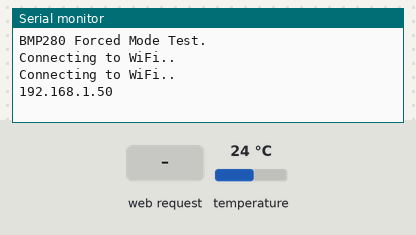
The program below on a simulated ESP32. On the bench: the last lines printed to the serial monitor. Inputs (shaded band) come from the test bench; at power-on: temperature 24 °C. WiFi joins after 1.5 s; servers stay silent unless stated; the local clock reads 2024-03-15 10:24:30 at power-on unless the program sets it.

Above: at 3.2 s.
3.3 s: HTTP request GET /date received
At 4.2 s:
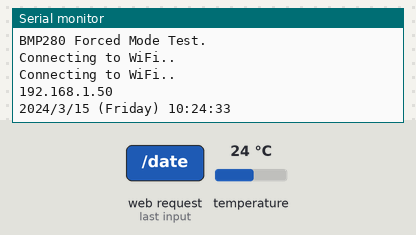
4.8 s: HTTP request GET /temperature received
At 5.3 s:
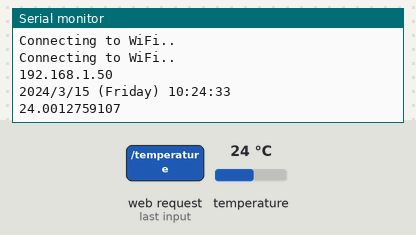

The program:

main.cpp
```cpp
/*
  Titre      : Titre du programme
  Auteur     : Cedric Yonta
  Date       : 05/04/2022
  Description: envoi des données de temperatures sur un serveur web
  Version    : 0.0.1

*/


#include <Arduino.h>
#include <Wire.h>
#include <WiFi.h>
#include <Adafruit_I2CDevice.h>
#include <ESPAsyncWebServer.h>
#include <Adafruit_BMP280.h>
#include <SPI.h>
#include "RTClib.h"


// Identifiants du reseau utilisé
/*const char* ssid = "237HomeTyga";
const char* password = "Overdose2021";*/

const char* ssid = "IDO-OBJECTS";
const char* password = "42Bidules!";


RTC_DS3231 rtc;
/*#define OLED_RESET -1
Adafruit_SSD1306 display(OLED_RESET);*/


#define BMP_SCK  (13)
#define BMP_MISO (12)
#define BMP_MOSI (11)
#define BMP_CS   (10)

Adafruit_BMP280 bmp; // I2C
//Adafruit_BMP280 bmp(BMP_CS); // hardware SPI
//Adafruit_BMP280 bmp(BMP_CS, BMP_MOSI, BMP_MISO,  BMP_SCK);

// Create AsyncWebServer object on port 80
AsyncWebServer server(80);

// convertir la temperature en chaine de caractère  pour l'envoyer
String gettemperature()
{
  float temperature = bmp.readTemperature();
   String temp = String(temperature) + '°C';
  Serial.println(temp);
 return temp ;

}

// obtenir la date et l'heure en chaine de caractère
String getDate()
{
  char daysOfTheWeek[7][12] = {"Sunday", "Monday", "Tuesday", "Wednesday", "Thursday", "Friday", "Saturday"};
  DateTime now = rtc.now();
  String dateH ="";

    dateH += String(now.year(), DEC);
    dateH += '/';
    dateH += String(now.month(), DEC);
    dateH += '/';
    dateH += String(now.day(), DEC);
    dateH += (" (");
    dateH += String(daysOfTheWeek[now.dayOfTheWeek()]);
    dateH += (") ");
    dateH += String(now.hour(), DEC);
    dateH += (':');
    dateH += String(now.minute(), DEC);
    dateH += (':');
    dateH += String(now.second(), DEC);
    Serial.println(dateH);

 return dateH ;

}


//code de la page avec les requetes
const char index_html[] PROGMEM = R"rawliteral(

<!DOCTYPE html>
<html>
    <head>
        <link href="https://cdn.jsdelivr.net/npm/bootstrap@5.1.3/dist/css/bootstrap.min.css" rel="stylesheet" integrity="sha384-1BmE4kWBq78iYhFldvKuhfTAU6auU8tT94WrHftjDbrCEXSU1oBoqyl2QvZ6jIW3" crossorigin="anonymous">
        <script src="https://kit.fontawesome.com/7bd22ada10.js" crossorigin="anonymous"></script>
        <style>
                    body {
                    text-align: center;
                    font-family: \"Trebuchet MS\", Arial;}

                    table { border-collapse: collapse;
                    width:35%;
                    margin-left:auto;
                    margin-right:auto; }

                    .th { padding: 12px;
                    background-color: rgb(22, 146, 146);
                    color: rgb(22, 146, 146); }

                    .tr { border: 1px solid #ddd;
                    padding: 12px; }

                    tr:hover { background-color: #bcbcbc; }

                    .td { border: none; padding: 12px;color: rgb(22, 146, 146); }

                    .color {
                    color: rgb(10, 97, 228); }

                    .container
                {

                    margin: 20px auto;
                    width: 20%;
                    padding: 15px;

                }


                .button { background-color: #242b6b; border: none; color: white; padding: 16px 40px;
        </style>
    </head>
    <body>

     <h1>ESP32 WEB SERVER</h1>
        <div class="container">
            <table class="table table-borderless ">
                <thead class=" bg-primary">
                  <tr class=" text-white tr">

                    <th scope="col" class=" text-white">Data</th>
                    <th scope="col" class=" text-white">LastUpdate</th>
                    <th scope="col" class=" text-white">Value</th>
                  </tr>
                </thead>
                <tbody>
                  <tr class="tr">

                    <td ><i class="fa-solid fa-temperature-half fa-3x color2 icone "></i></td>
                    <td id="date" class="border: " >%DATEHEURE%</td>
                    <td id="temperature" >%TEMPERATURE%<sup>&deg;C</sup></td>
                  </tr>

                </tbody>
              </table>

        </div>


    </body>
<script>
setInterval(function ( ) {
  var xhttp = new XMLHttpRequest();
  xhttp.onreadystatechange = function() {
    if (this.readyState == 4 && this.status == 200) {
      document.getElementById("temperature").innerHTML = this.responseText;
    }
  };
  xhttp.open("GET", "/temperature", true);
  xhttp.send();
}, 10000 ) ;

setInterval(function ( ) {
  var xhttp = new XMLHttpRequest();
  xhttp.onreadystatechange = function() {
    if (this.readyState == 4 && this.status == 200) {
      document.getElementById("date").innerHTML = this.responseText;
    }
  };
  xhttp.open("GET", "/date", true);
  xhttp.send();
}, 10000 ) ;
</script>
</html>)rawliteral";

// Replaces placeholder with BMP values
String processor(const String& var){
  //Serial.println(var);
  if(var == "TEMPERATURE"){
    return gettemperature();
  }
  else if(var == "DATEHEURE"){
    return getDate();
  }
  return String();
}

void setup(){
  // Serial port for debugging purposes
  Serial.begin(9600);
  Serial.println(F("BMP280 Forced Mode Test."));

  //if (!bmp.begin(BMP280_ADDRESS_ALT, BMP280_CHIPID)) {
  if (!bmp.begin(0x76)) {
    Serial.println(F("Could not find a valid BMP280 sensor, check wiring or "
                      "try a different address!"));
    while (1) delay(10);
  }

 /* Default settings from datasheet. */
  bmp.setSampling(Adafruit_BMP280::MODE_FORCED,     /* Operating Mode. */
                  Adafruit_BMP280::SAMPLING_X2,     /* Temp. oversampling */
                  Adafruit_BMP280::SAMPLING_X16,    /* Pressure oversampling */
                  Adafruit_BMP280::FILTER_X16,      /* Filtering. */
                  Adafruit_BMP280::STANDBY_MS_500); /* Standby time. */

    #ifndef ESP8266
  while (!Serial); // wait for serial port to connect. Needed for native USB
#endif

//RTC start
if (! rtc.begin()) {
    Serial.println("Couldn't find RTC");
    Serial.flush();
    while (1) delay(10);
  }

  if (rtc.lostPower()) {
    Serial.println("RTC lost power, let's set the time!");

    rtc.adjust(DateTime(F(__DATE__), F(__TIME__)));

  }


  // Connect to Wi-Fi
  WiFi.begin(ssid, password);
  while (WiFi.status() != WL_CONNECTED) {
    delay(1000);
    Serial.println("Connecting to WiFi..");
  }

  // Print ESP32 Local IP Address
  Serial.println(WiFi.localIP());

  // Route for root / web page
  server.on("/", HTTP_GET, [](AsyncWebServerRequest *request){
    request->send_P(200, "text/html", index_html, processor);
  });
  server.on("/temperature", HTTP_GET, [](AsyncWebServerRequest *request){
    request->send_P(200, "text/plain",gettemperature().c_str());
  });
  server.on("/date", HTTP_GET, [](AsyncWebServerRequest *request){
    request->send_P(200, "text/plain", getDate().c_str());
  });

  // Start server
  server.begin();
}

void loop(){


}
```

Measured:
- after the input at 3.3 s, the serial monitor: prints a new line at once (image 1)
- after the input at 4.8 s, the serial monitor: prints a new line at once (image 2)
